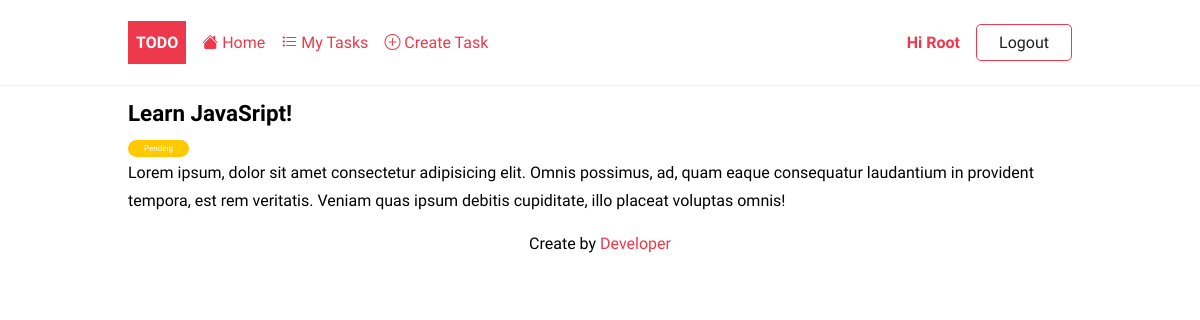
/task/1 (signed in), run on the app's committed database.
### todo/models.py (models this page shows, shortened)
class Task(models.Model):
    title = models.CharField(max_length=255)
    description = models.TextField(null=True, blank=True)
    completed = models.BooleanField(default=False)
    created_at = models.DateField(auto_now_add=True)
    user = models.ForeignKey(User, on_delete=models.CASCADE, null=True, blank=True)
    class Meta:
        ordering = ['completed']

### todo/views.py (the view)
# urls.py: path('task/<int:pk>', TaskDetail.as_view(), name="task"),
class TaskDetail(LoginRequiredMixin, DetailView):
    model = Task
    template_name = 'todo/task_detail.html'
    context_object_name = 'task'
    def get_queryset(self):
        base_qs = super(TaskDetail, self).get_queryset()
        return base_qs.filter(user = self.request.user)

### todo/templates/todo/task_detail.html
{% extends "base.html" %}
{% block content %}
<article class="task">
    <header>
        <h2>{{ task.title }}</h2>
        <span class="badge {% if task.completed %} badge-completed {% else %} badge-pending {% endif %}">
            {% if task.completed %} Completed {% else %} Pending {% endif %}
        </span>
    </header>
    <p>{{ task.description }}</p>
</article>
{% endblock content %}

### templates/base.html (shortened to what this page needs)
{% load static %}
<!DOCTYPE html>
<html lang="en">
<head>
    <link rel="stylesheet" href="{% static 'css/style.css' %}">
</head>
<body>
    <header class="header">
        <div class="container">
            <a href="{% url 'home' %}" class="logo">Todo</a>
            <nav class="nav">
                <a href="{% url 'home' %}"> <i class="bi bi-house-fill"></i> Home</a>
                {% if request.user.is_authenticated %}
                    <a href="{% url 'tasks' %}"> <i class="bi bi-list-task"></i> My Tasks</a>
                    <a href="{% url 'task-create' %}"> <i class="bi bi-plus-circle"></i> Create Task</a>
                    <a href="{% url 'profile' %}">Hi {{ request.user|title }}</a>
                    <form action="{% url 'logout' %}" method="POST">
                        <input type="submit" class="btn btn-outline" value="Logout">
                    </form>
                {% else %}
                    <a href="{% url 'login' %}" class="btn btn-outline">Log in</a>
                    <a href="{% url 'register' %}">Sign Up</a>
                {% endif %}
            </nav>
        </div>
    </header>
    <main>
        <div class="container">
            {% block content%}
            {% endblock content%}
        </div>
    </main>
    <footer>
        <div class="container text-center">
            <p>Create by <a href="#">Developer</a></p>
        </div>
    </footer>
</body>
</html>

### static/css/style.css (style rules this page uses)
:root { --color-primary: #ee394c; --color-secondary: #86b7fe; --color-light: #f2f2f2; --color-gray: #ced4da; --color-dark: #212121; --color-white: #ffffff; --color-error: #e2442f; --color-warning: #ffc900; --color-info: #02a2b9; --color-success: #1ba345; --color-input: #00d1b2; --border-radius: 5px; }
* { margin: 0; padding: 0; box-sizing: border-box; text-rendering: optimizeLegibility; }
html, body { height: 100%; }
input, button, textarea { font: inherit; }
body { font-family: 'Dosis', sans-serif; font-size: 1rem; line-height: 1.7; display: flex; flex-direction: column; }
h2 { font-size: 1.4rem; }
a { color: var(--color-primary); text-decoration: none; }
.container { max-width: 960px; margin: 0 auto; padding: 0.5rem; }
.header { border-bottom: solid 1px var(--color-light); }
.header .container { display: flex; align-items: center; gap:1rem; }
.nav { display:flex; gap:1rem; align-items: center; justify-content: center; flex-basis: 100%; }
.nav a:nth-last-child(2) { margin-left: auto; font-weight: bold; }
.logo { padding: 0.5rem; background-color: var(--color-primary); text-decoration: none; color: var(--color-white); font-weight: bold; text-transform: uppercase; }
form > * { display: block; margin-bottom: 0.5rem; }
form > input[type='submit'], form > button { margin: 1rem 0; }
.task { margin-bottom: auto; }
.badge { font-size: 0.5rem; padding: 0.25rem 1rem; color: var(--color-white); border-radius: 2rem; align-self: flex-start; }
.badge-pending { background-color: var(--color-warning); }
.btn { padding: 0.25rem 0.75rem; border-radius: var(--border-radius); background-color: var(--color-white); border: solid 1px var(--color-white); color: var(--color-dark); cursor: pointer; text-decoration: none; font-size: 1rem; min-width: 6rem; text-align: center; }
.btn-outline { border: solid 1px var(--color-primary); }
.text-center { text-align: center; }

### data on the page
Task: title "Learn JavaSript!", description "Lorem ipsum, dolor sit amet consectetur adipisicing elit. Omnis possimus, ad, quam eaque consequatur laudantium in provident tempora, est rem veritatis. Veniam quas ipsum debitis cupiditate, illo placeat voluptas omnis!"

### other printed values
{{ request.user|title }} "Root"
